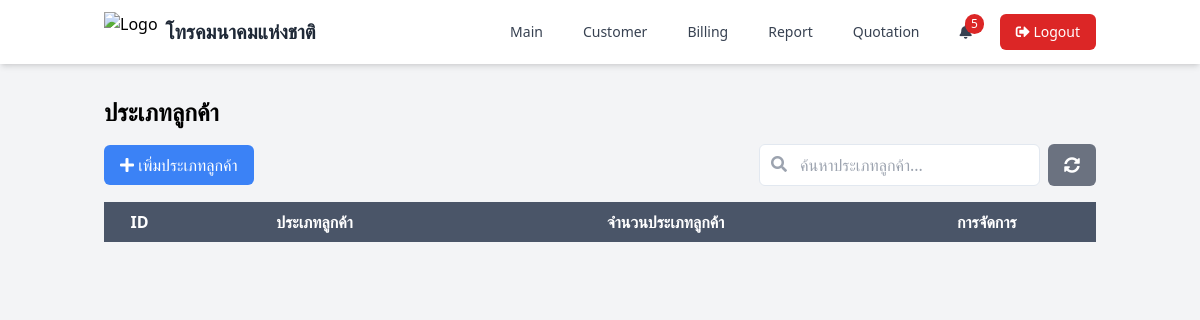
Before: /page/type_customer.php (signed in) with the older database file.
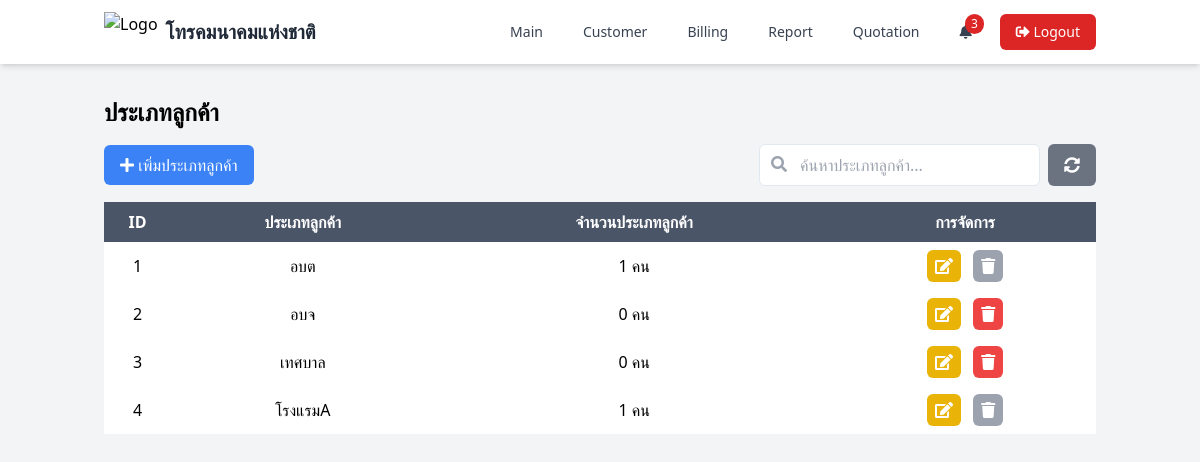
After: the same page with the newer database file.
### tables this page shows
CREATE TABLE `customer_types` (
  `id_customer_type` int(11) NOT NULL,
  `type_customer` varchar(255) NOT NULL
);

### function/functions.php (called while the page is built, shortened)
<?php
require_once  '../config/config.php';
function getCustomerTypes() {
    global $conn;
    $sql = "SELECT * FROM customer_types";
    $result = $conn->query($sql);
    $types = [];
    if ($result->num_rows > 0) {
        while($row = $result->fetch_assoc()) {
            $types[] = $row;
        }
    }
    return $types;
}
function getCustomerCountByType($id_customer_type) {
    global $conn;
    $sql = "SELECT COUNT(*) as count FROM customers WHERE id_customer_type = ?";
    $stmt = $conn->prepare($sql);
    $stmt->bind_param("i", $id_customer_type);
    $stmt->execute();
    $result = $stmt->get_result();
    $row = $result->fetch_assoc();
    return $row['count'];
}
?>

### page/type_customer.php (the view, shortened to what this page needs)
<?php
require_once '../config/config.php';
require_once '../function/functions.php';
$customerTypes = getCustomerTypes();
?>
<!DOCTYPE html>
<html lang="en">
<head>
    <script src="https://cdn.tailwindcss.com"></script>
    <link rel="stylesheet" href="https://cdnjs.cloudflare.com/ajax/libs/font-awesome/5.15.4/css/all.min.css">
    <link rel="stylesheet" type="text/css" href="https://cdn.datatables.net/1.11.5/css/jquery.dataTables.css">
</head>
<body class="bg-gray-100">
    <?php include './components/navbar.php'; ?>
    <div class="container mx-auto px-4 py-8">
        <h1 class="text-2xl font-bold mb-4">ประเภทลูกค้า</h1>
        <div class="flex flex-wrap items-center justify-between mb-4">
            <div class="flex flex-wrap items-center gap-2">
                <button onclick="openModal('add')" class="bg-blue-500 text-white px-4 py-2 rounded-md">
                    <i class="fas fa-plus"></i> เพิ่มประเภทลูกค้า
                </button>
            </div>
            <div class="flex flex-wrap gap-2">
                <div class="relative">
                    <input type="text" id="searchType" placeholder="ค้นหาประเภทลูกค้า..." class="border p-2 rounded-md pl-10">
                    <i class="fas fa-search absolute left-3 top-3 text-gray-400"></i>
                </div>
                <button onclick="resetSearch()" class="bg-gray-500 text-white px-4 py-2 rounded-md">
                    <i class="fas fa-sync-alt"></i>
                </button>
            </div>
        </div>
        <table id="customerTypeTable" class="min-w-full">
            <thead>
                <tr>
                    <th class="py-2">ID</th>
                    <th class="py-2">ประเภทลูกค้า</th>
                    <th class="py-2">จำนวนประเภทลูกค้า</th>
                    <th class="py-2">การจัดการ</th>
                </tr>
            </thead>
            <tbody>
                <?php foreach ($customerTypes as $type): ?>
                    <?php $customerCount = getCustomerCountByType($type['id_customer_type']); ?>
                    <tr>
                        <td class="py-2 text-center"><?= $type['id_customer_type'] ?></td>
                        <td class="py-2 text-center"><?= $type['type_customer'] ?></td>
                        <td class="py-2 text-center">
                            <?= $customerCount ?> คน
                        </td>
                        <td class="py-2 text-center">
                            <button onclick="openModal('edit', <?= $type['id_customer_type'] ?>)" class="bg-yellow-500 text-white px-2 py-1 rounded-md">
                                <i class="fas fa-edit"></i>
                            </button>
                            <?php if ($customerCount == 0): ?>
                                <button onclick="deleteCustomerType(<?= $type['id_customer_type'] ?>)" class="bg-red-500 text-white px-2 py-1 rounded-md ml-2">
                                    <i class="fas fa-trash"></i>
                                </button>
                            <?php else: ?>
                                <button class="bg-gray-400 text-white px-2 py-1 rounded-md ml-2" title="ไม่สามารถลบได้เนื่องจากมีลูกค้าใช้งานอยู่" disabled>
                                    <i class="fas fa-trash"></i>
                                </button>
                            <?php endif; ?>
                        </td>
                    </tr>
                <?php endforeach; ?>
            </tbody>
        </table>
    </div>
</body>
</html>

### page/components/navbar.php (shortened to what this page needs)
<?php
require_once '../config/config.php';
require_once '../function/functions.php';
$user_id = $_SESSION['user_id'] ?? null;
$sql_notifications = "SELECT
        n.id_notifications,
        n.message,
        n.created_at,
        n.is_read,
        n.task_id,
        n.id_bill,
        COALESCE(bc.number_bill, '') as number_bill,
        COALESCE(c.name_customer, '') as name_customer,
        COALESCE(c.id_customer, '') as id_customer,
        COALESCE(t.name_task, '') as name_task,
        COALESCE(t.start_date, '') as start_date,
        COALESCE(bc.end_date, '') as end_date
    FROM notifications n
    LEFT JOIN bill_customer bc ON n.id_bill = bc.id_bill
    LEFT JOIN customers c ON bc.id_customer = c.id_customer
    LEFT JOIN task t ON n.task_id = t.id_task
    WHERE n.id_user = ? AND n.is_read = 0
    ORDER BY n.created_at DESC";
$stmt_notifications = $conn->prepare($sql_notifications);
$stmt_notifications->bind_param("i", $user_id);
$stmt_notifications->execute();
$notifications = $stmt_notifications->get_result()->fetch_all(MYSQLI_ASSOC);
$near_expiry_count = count($notifications);
?>
<nav class="bg-white shadow-md sticky-nav">
    <div class="container mx-auto px-4">
        <div class="flex justify-between items-center h-16">
            <div class="flex items-center">
                <img src="https://lh5.googleusercontent.com/proxy/dFSvkaJ3s6GRq3Idd5YLpPVIKmOewgsaR0OrEg0-yXWnQO-HME3H4Yg8kRtfKPwD0UiIsObjAobdvx3bicht"
                    alt="Logo"
                    class="h-10 w-auto">
                <a href="#" class="ml-2 text-xl font-semibold text-gray-800">โทรคมนาคมแห่งชาติ</a>
            </div>
            <div class="hidden md:flex items-center space-x-4">
                <a href="index.php" class="text-gray-700 hover:text-blue-600 px-3 py-2 rounded-md text-sm font-medium transition duration-300">Main</a>
                <a href="customer.php" class="text-gray-700 hover:text-blue-600 px-3 py-2 rounded-md text-sm font-medium transition duration-300">Customer</a>
                <a href="bill.php" class="text-gray-700 hover:text-blue-600 px-3 py-2 rounded-md text-sm font-medium transition duration-300">Billing</a>
                <a href="report.php" class="text-gray-700 hover:text-blue-600 px-3 py-2 rounded-md text-sm font-medium transition duration-300">Report</a>
                <a href="quotation.php" class="text-gray-700 hover:text-blue-600 px-3 py-2 rounded-md text-sm font-medium transition duration-300">Quotation</a>
                <div class="relative">
                    <div class="text-gray-700 hover:text-blue-600 px-3 py-2 rounded-md text-sm font-medium transition duration-300 relative cursor-pointer">
                        <i class="fas fa-bell"></i>
                        <?php if ($near_expiry_count > 0): ?>
                            <span class="absolute top-0 right-0 bg-red-600 text-white text-xs rounded-full px-1.5 py-0.5"><?= $near_expiry_count ?></span>
                        <?php endif; ?>
                    </div>
                </div>
                <a href="logout.php" class="bg-red-600 hover:bg-red-700 text-white px-4 py-2 rounded-md text-sm font-medium transition duration-300">
                    <i class="fas fa-sign-out-alt"></i> Logout
                </a>
            </div>
        </div>
    </div>
</nav>

### page/type_customer.php (style rules this page uses)
.flex-wrap { gap: 0.5rem; }
.border { border: 1px solid #e2e8f0; }
.rounded-md { border-radius: 0.375rem; }
#customerTypeTable thead th { background-color: #4a5568; color: white; }
#customerTypeTable tbody tr { background-color:rgb(255, 255, 255); }

### page/components/navbar.php (style rules this page uses)
.sticky-nav { position: sticky; top: 0; z-index: 1000; }

Changed rows visible on the page:
added customer_types: id_customer_type "1", type_customer "อบต"
added customer_types: id_customer_type "2", type_customer "อบจ", customerCount "0"
added customer_types: id_customer_type "3", type_customer "เทศบาล", customerCount "0"
added customer_types: id_customer_type "4", type_customer "โรงแรมA", customerCount "1"
Other visible differences:
$near_expiry_count: "5" → "3"
